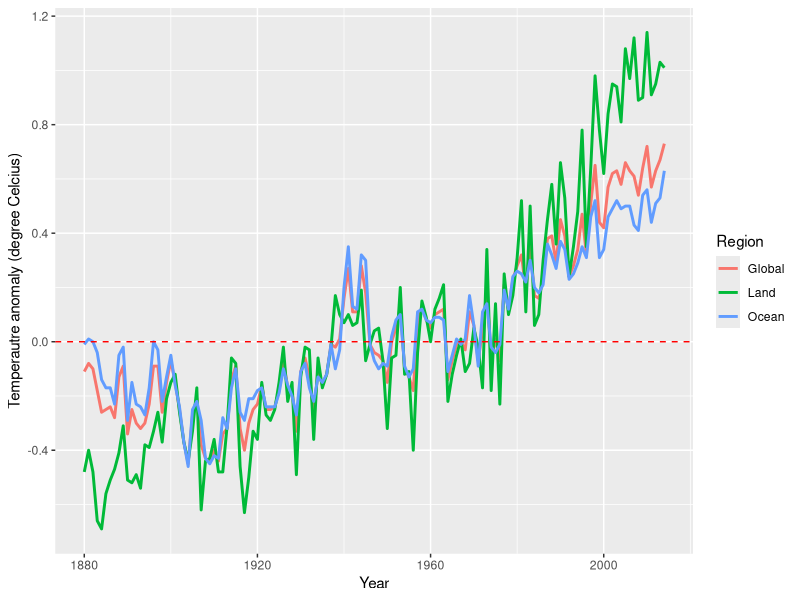
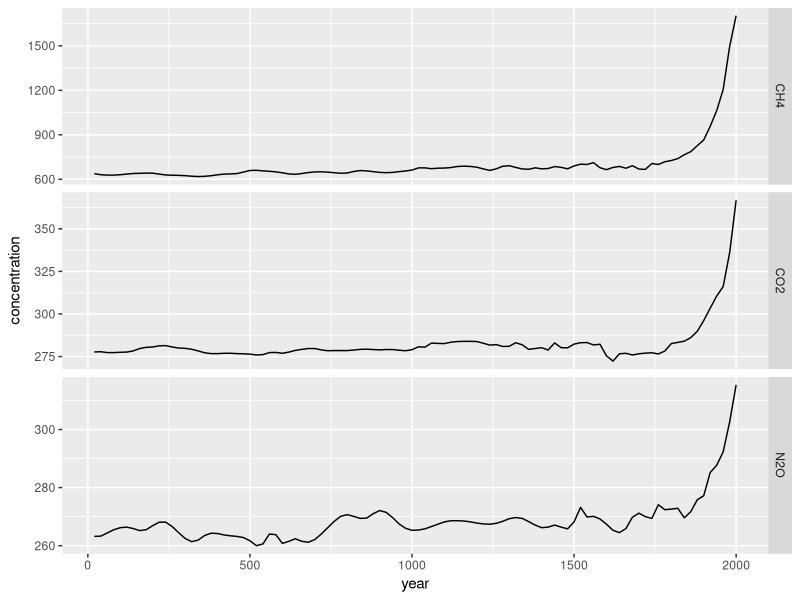
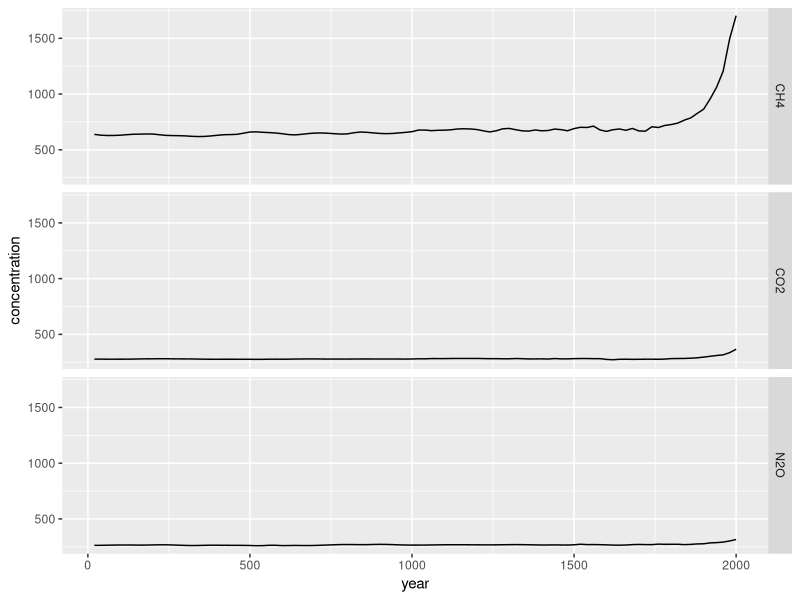
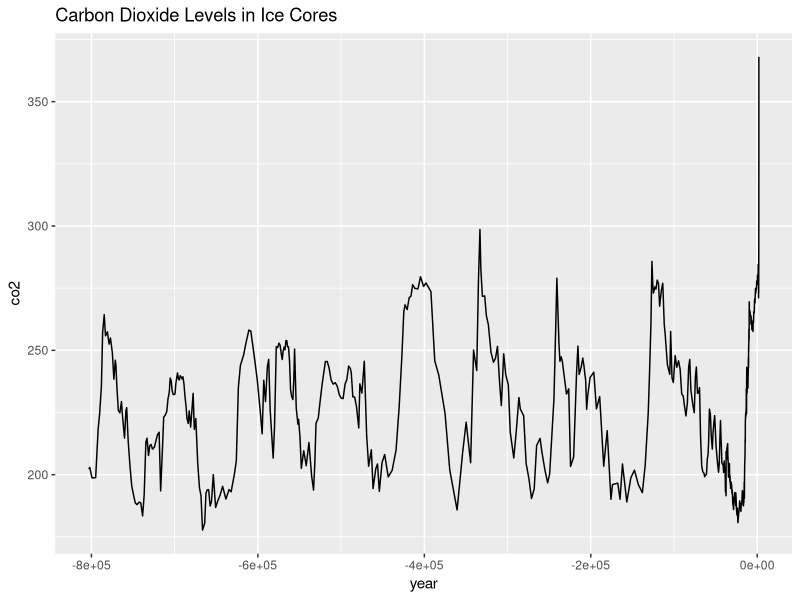
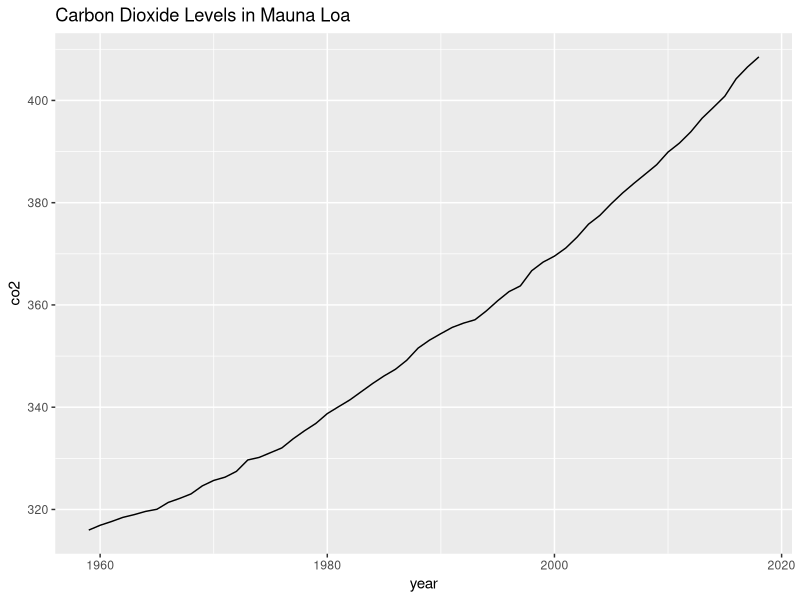
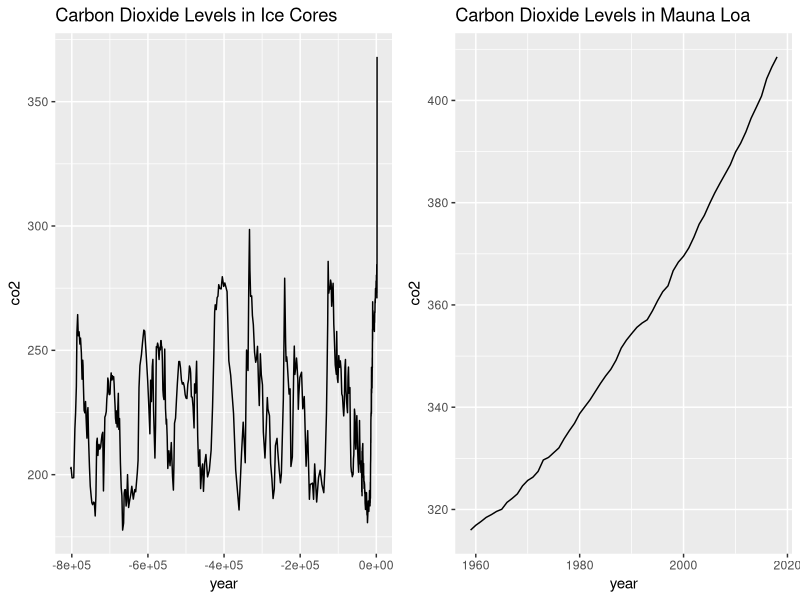
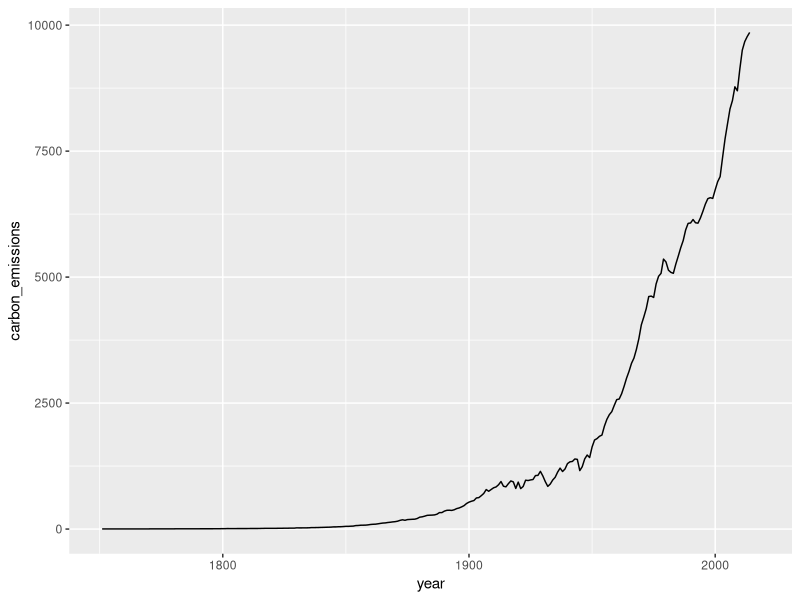
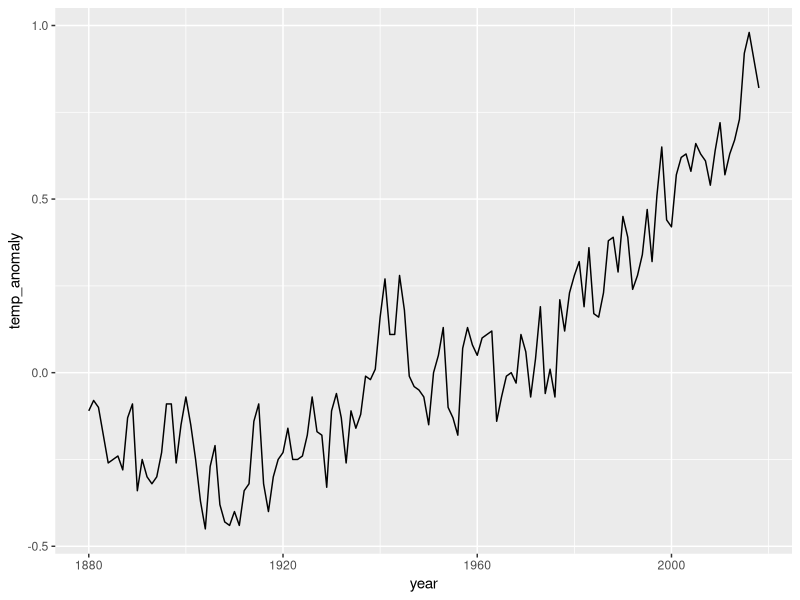

These charts were generated, in order, by the following R code:
##### CLIMATE CHANGE
## The planet's surface temp is increasing as greenhouse gases emissions
## increases. This global warming and carbon cycle disruption is wrecking
## havoc on natural systems. Living systems that depend on current temp,
## weather, currents and carbon balance are jeopardized, and human
## society will be forced to contand wide spread economy, social, political
## and environmental damage as the temp continue to rise. In this dataset,
## examine the relationship between global temp changes, greenhouse gases
## and human carbon emissions using time series of actual atmospheric and
## ice core measurements from the National Oceanic and Atmospheric Administration
## (NOAA) and Carbon Dioxide Information Analysis Center (CDIAC).

library(tidyverse)
library(dslabs)
library(gridExtra)
data(temp_carbon) ## year, temp_anomaly, land_anomaly, 
## ocean_anomaly, carbon_emissions
data(greenhouse_gases) ## year(con), gas(discrete), conc.(con)
data(historic_co2) ## year(con), co2(con), source(continuous)

temp_carbon_1880 <- temp_carbon %>%
  filter(year >= 1880)
summary(temp_carbon_1880)


## line graph of temp_carbon
temp_carbon_1880 %>%
  filter(!is.na(carbon_emissions)) %>%
  select(Year = year, Global = temp_anomaly, Land = land_anomaly,
         Ocean = ocean_anomaly) %>%
  gather(Region, Temp_anomaly, Global:Ocean) %>%
  ggplot(aes(Year, Temp_anomaly, col = Region)) +
  geom_line(size = 1) +
  geom_hline(yintercept = 0, linetype = "dashed", col = "red") +
  ylab("Temperautre anomaly (degree Celcius)") +
  xlab("Year")


## facet grid of density plot of conc. against year
p <- greenhouse_gases %>%
  ggplot(aes(year, concentration)) +
  geom_line() +
  facet_grid(gas~., scale = "free")
p

p2 <- greenhouse_gases %>%
  ggplot(aes(year, concentration)) +
  geom_line() +
  facet_grid(gas~.)
p2

## historic_co2
ic <- historic_co2 %>%
  filter(source == "Ice Cores") %>%
  ggplot(aes(year, co2)) +
  geom_line() +
  ggtitle("Carbon Dioxide Levels in Ice Cores")
ic
ml <- historic_co2 %>%
  filter(source == "Mauna Loa") %>%
  ggplot(aes(year, co2)) +
  geom_line() +
  ggtitle("Carbon Dioxide Levels in Mauna Loa")
ml
grid.arrange(ic, ml, ncol = 2)


## temp_carbon
c <- temp_carbon %>%
  ggplot(aes(year, carbon_emissions)) +
  geom_line()
c

## temp and year
ty <- temp_carbon_1880 %>%
  ggplot(aes(year, temp_anomaly)) +
  geom_line()
ty

## total conc. of each gas
tcoeg <- greenhouse_gases %>%
  group_by(gas) %>%
  summarize(total_conc = sum(concentration)) %>%
  select(gas, total_conc)
tcoeg
## CH4 = 69788
## CO2 = 28212
## N20 = 26847


## conc. of each gas in 2000
conc_2000 <- greenhouse_gases %>%
  filter(year == 2000) %>%
  select(gas, concentration)
conc_2000
conc_20 <- greenhouse_gases %>%
  filter(year == 20) %>%
  select(gas, concentration)
conc_20

conc_2000$concentration - conc_20$concentration
## CO2 = 89.1, CH4 = 1065.3, N2O = 263.2

## Total co2 made by each source
tcmbes <- historic_co2 %>%
  group_by(source) %>%
  summarize(total_co2 = sum(co2))
tcmbes
## Ice Cores = 149392
## Mauna Loa = 21264

## Years of data in historix_co2
## Mauna Loa = 1959 to 2018
## Ice Cores = -803182 to 2001

## avg temp_anomaly
mean(temp_carbon_1880$temp_anomaly)
## 0.06

## avg land_anomaly
mean(temp_carbon_1880$land_anomaly)
## 0.07086331

## avg ocean_anomaly
mean(temp_carbon_1880$ocean_anomaly)
## 0.05273381

## 

## color change .......

## climate change: global warming, increase of greenhouse gases in the air

## tip for presentation!!!!
## 10 min long
## don't need to put everything in slide
## put important notes on note
## exp: 900 rows with 7 collumns
## elaboration is not needed in the slide
## don't read word by word from slide

## classes
class(greenhouse_gases$year)
class(greenhouse_gases$gas)
class(greenhouse_gases$concentration)
class(historic_co2$year)
class(historic_co2$co2)
class(historic_co2$source)
class(temp_carbon$year)
class(temp_carbon$temp_anomaly)
class(temp_carbon$land_anomaly)
class(temp_carbon$ocean_anomaly)
class(temp_carbon$carbon_emissions)

## total of carbon emission
temp_carbon %>%
  filter(year <= 2014) %>%
  summarize(sum(carbon_emissions))
## 402068
## 402,068,000

## comparison of gases
CH4_1900 <- greenhouse_gases %>%
  filter(gas == "CH4" & year == 1900) %>%
  summarize(concentration)
CH4_2000 <- greenhouse_gases %>%
  filter(gas == "CH4" & year == 2000) %>%
  summarize(concentration)
(CH4_2000-CH4_1900)/CH4_1900*100
## increased by 96.9%

CO2_1900 <- greenhouse_gases %>%
  filter(gas == "CO2" & year == 1900) %>%
  summarize(concentration)
CO2_2000 <- greenhouse_gases %>%
  filter(gas == "CO2" & year == 2000) %>%
  summarize(concentration)
(CO2_2000-CO2_1900)/CO2_1900*100
## 23.9%

N2O_1900 <- greenhouse_gases %>%
  filter(gas == "N2O" & year == 1900) %>%
  summarize(concentration)
N2O_2000 <- greenhouse_gases %>%
  filter(gas == "N2O" & year == 2000) %>%
  summarize(concentration)
(N2O_2000-N2O_1900)/N2O_1900*100
## 13.8%

increase_13 <- temp_carbon_1880 %>%
  filter(year == 2013) %>%
  summarize(carbon_emissions)
increase_14 <- temp_carbon_1880 %>%
  filter(year == 2014) %>%
  summarize(carbon_emissions)
(increase_14-increase_13)/increase_13*100 


historic_co2 %>%
  ggplot(aes(year, co2, col = source)) +
  geom_line() +
  ylab("CO2 (ppm)")
## increase by 0.8% in a year


## bar chart of each total of gas in atmosphere
